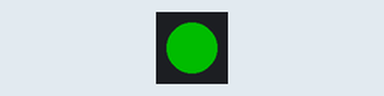
The program below on a simulated Raspberry Pi (BCM pin numbers). Parts: 1 RGB LEDs in strip order, left to right. Dim RGB values are drawn brighter than linear; what the program prints to the terminal is not drawn.

Above: at 0.2 s.
At 1.2 s:
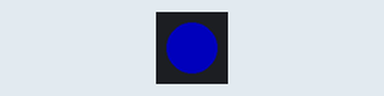
At 2.7 s:
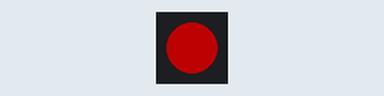
At 3.7 s:
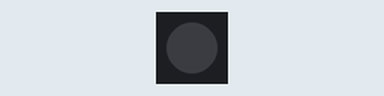
Timing chart, 0 to 4.6 s (numbered marks = the images above):
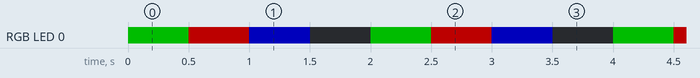

Measured:
- by itself, RGB LED 0: repeats every 2.0 s: RGB(76, 0, 0) 0.50 s, RGB(0, 0, 76) 0.50 s, off 0.50 s, RGB(0, 76, 0) 0.50 s
- by itself, everything shown: repeats every 2.0 s, in 4 steps

The program:

hello.py
```python
import board
import neopixel
import time
print("Hello, world")

pixel = neopixel.NeoPixel(board.NEOPIXEL, 1, brightness=0.3)

# Set color (R, G, B)
try:
    while True:
        pixel[0] = (0, 255, 0)
        time.sleep(.5)
        pixel[0] = (255, 0, 0)
        time.sleep(.5)
        pixel[0] = (0, 0, 255)
        time.sleep(.5)
        pixel[0] = (0, 0, 0)
        time.sleep(.5)
except Exception as e:
    print("Something went wrong:", e)
```
